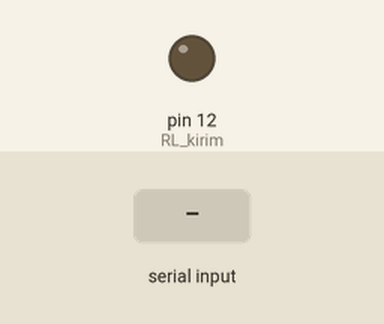
Bench run of a sketch on a simulated Arduino Uno, built with avr-gcc and run on an emulated ATmega328P. Parts: output pins drawn as LEDs (lit = HIGH). The test bench sets the inputs (shaded band).

Above: at 1.3 s.
1.4 s: "$" received over the second serial link
At 2.9 s:
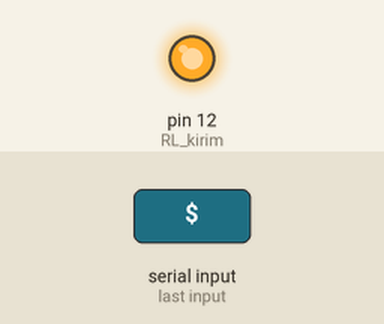
Timing chart, 0 to 5.5 s (numbered marks = the images above; inputs shaded):
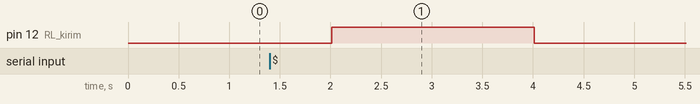

The sketch:

HT_Serial.ino
```cpp
#include <SoftwareSerial.h>
SoftwareSerial SerialBT(3, 4);  // 2 rx, 3 tx Bluetooth
// SoftwareSerial SerialHT(11, 10);  // 2 rx, 3 tx HT
String dataHT;
String dataBT;

unsigned long prevMillis1;
unsigned long prevMillis2;

bool sendState = false;
bool sendState2 = false;

#define RL_kirim 12

void setup() {
  SerialBT.begin(9600);
  Serial.begin(1200);

  pinMode(RL_kirim, OUTPUT);
  delay(100);
  digitalWrite(RL_kirim, LOW);
}
void loop() {
  // baca data dari bluetooth kemudian kirim ke HT
  if (millis() - prevMillis2 >= 2000) {
    prevMillis2 = millis();

    while (SerialBT.available() > 0) {
      delay(10);
      char d = SerialBT.read();
      dataBT += d;

      if (d == '$') {
        digitalWrite(RL_kirim, HIGH);
        sendState = true;
      }
    }
    if (sendState) {
      dataBT.remove(0, 1);
      delay(1000);
      // SerialHT.println(data);
      Serial.print(dataBT);
      delay(1000);
      digitalWrite(RL_kirim, LOW);
      sendState = false;
      dataBT = "";
    }
  }

  // Baca data dari HT kemudian kirim ke bluetooth
  if (millis() - prevMillis1 >= 1000) {
    prevMillis1 = millis();

    while (Serial.available() > 0) {
      delay(10);
      char c = Serial.read();
      dataHT += c;
      if (dataHT.length() > 1) {
        sendState2 = true;
      }
    }
    if (sendState2) {
      delay(200);
      SerialBT.print(dataHT);
      dataHT = "";
      sendState2 = false;

    }
  }
}
```

Measured:
- after the input at 1.4 s, pin 12 (RL_kirim): LOW → HIGH after 0.61 s, → LOW 2.0 s later
